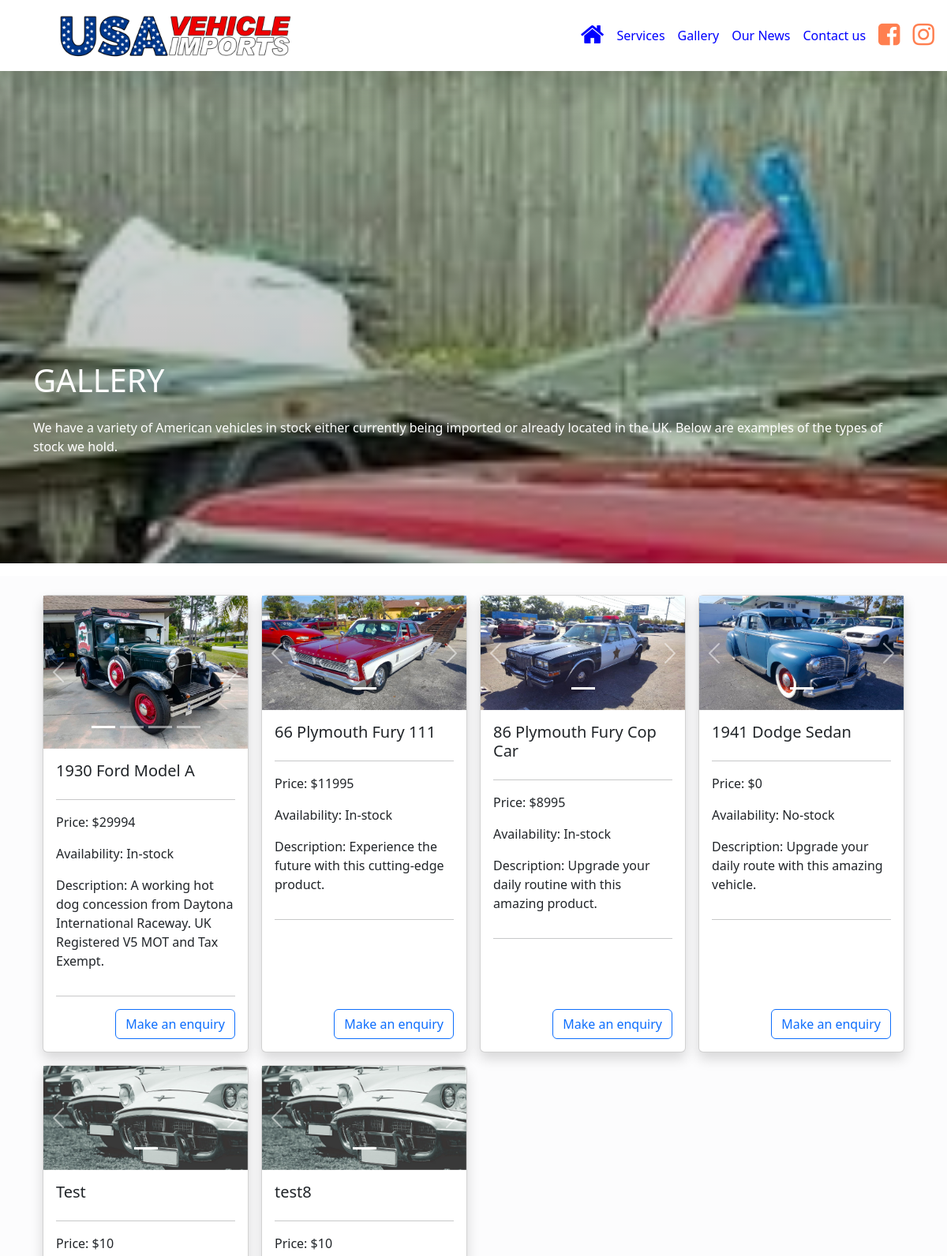
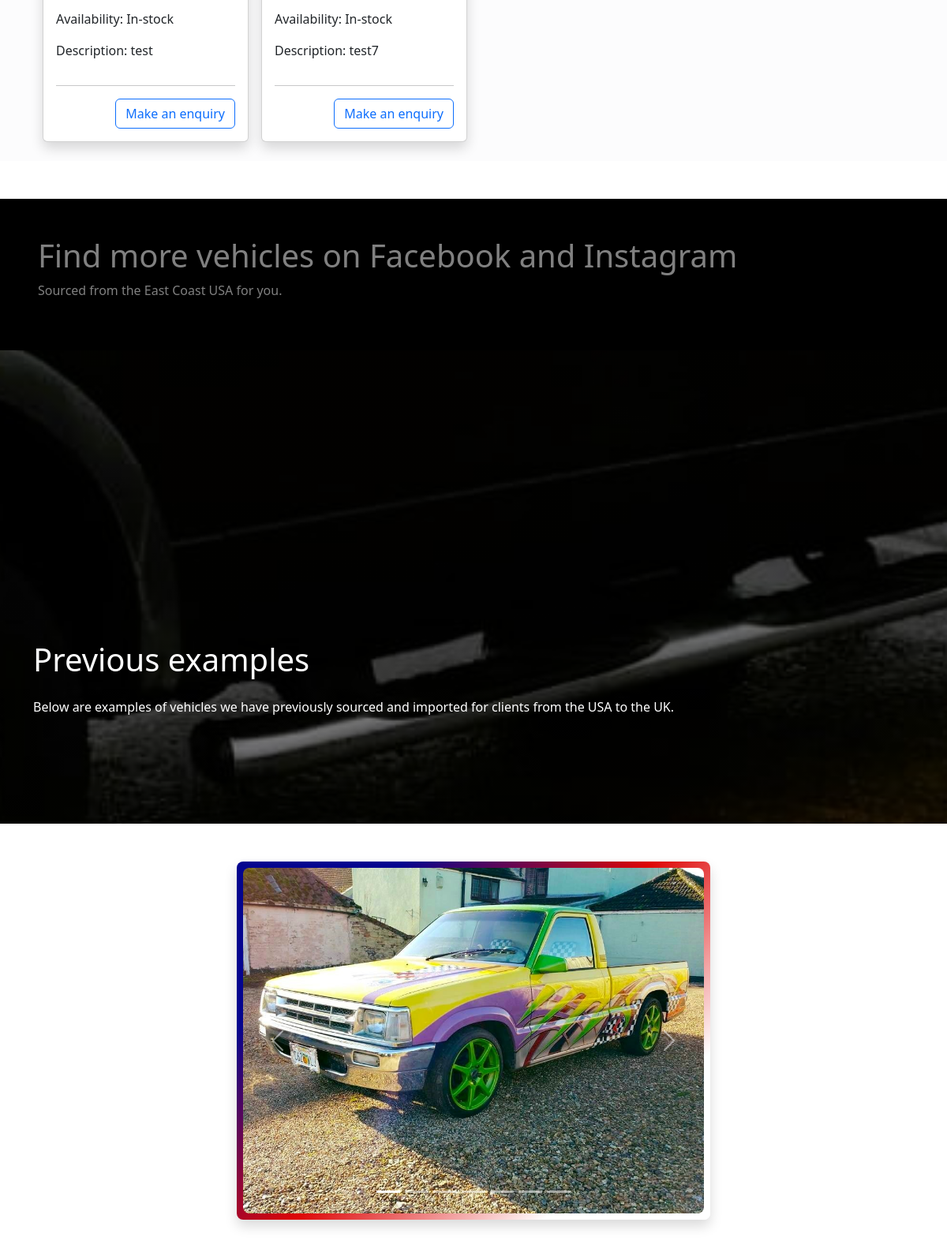
Page /Gallery/ (upper part) on the committed database (2 pictures, top to bottom).
### frontapp/models.py (models this page shows, shortened)
class BusinessDetails(models.Model):
    business_name = models.CharField(max_length=100, blank=True)
    address_1stline = models.CharField(max_length=100, blank=True)
    address_2ndline = models.CharField(max_length=100, blank=True)
    address_town = models.CharField(max_length=100, blank=True)
    address_county = models.CharField(max_length=100, blank=True)
    address_postcode = models.CharField(max_length=20, blank=True)
    contact_phone = models.CharField(max_length=20, blank=True)
    contact_mobile = models.CharField(max_length=20, blank=True)
    contact_email = models.EmailField(max_length=100, blank=True)
    contact_name = models.CharField(max_length=100, blank=True)
    facebook = models.URLField(max_length=200, blank=True)
    instagram = models.URLField(max_length=200, blank=True)
    twitter = models.URLField(max_length=200, blank=True)
    linkedIn = models.URLField(max_length=200, blank=True)
    google_map_link = models.CharField(max_length=300,blank=True)
    business_logo =  models.ImageField(upload_to='images/other/', null=True)
    def  image_tag(self):
        return mark_safe('<img src="/../../media/%s" width="150" height="50" />' % (self.business_logo))
    image_tag.allow_tags = True
    class  Meta:
        verbose_name_plural  =  "Business Details"

class Images(models.Model):
    images = models.ImageField(
        default=default_image, upload_to='images/inventory/', height_field=0,
        width_field=0)
    filename = models.CharField(
        max_length=100, null=True, blank=True, default='default.jpg')
    vehicleFk = models.ForeignKey(
        Vehicle, related_name='vehicle_fk', on_delete=models.CASCADE, default=None)
    class  Meta:
        verbose_name_plural  =  "Images"

class Vehicle(models.Model):
    AVAIL_CHOICES = [('In-stock', 'Available'), ('No-stock', 'Sold')]
    TYPE_CHOICES = [('Car', 'Car'), ('Bike', 'Bike'), ('SUV', 'SUV'), ('Trailer', 'Trailer'),
                    ('Classic', 'Classic'), ('Other', 'Other')]
    name = models.CharField(max_length=100)
    type = models.CharField(max_length=50, choices=TYPE_CHOICES)
    availability = models.CharField(
        max_length=50, choices=AVAIL_CHOICES)
    price = models.PositiveIntegerField(
        default=0)
    description = models.CharField(max_length=500, blank=True)
    video = models.FileField(upload_to='video',
                             validators=[FileExtensionValidator(
                                 allowed_extensions=['', 'MOV', 'avi', 'gif', 'mp4', 'webm', 'mkv'])], null=True, blank=True)
    date_uploaded = models.DateField(default=date.today, null=True)
    class  Meta:
            verbose_name_plural  =  "Vehicles"

### frontapp/views.py (the view)
# urls.py: path('Gallery/', views.Gallery.as_view(), name="Gallery"),
class Gallery(ListView):
    model = Images
    context_object_name = "context"
    template_name = "Gallery.html"
    def get_context_data(self, **kwargs):
        context = super(Gallery, self).get_context_data(**kwargs)
        context['vehicle_images'] = Images.objects.all()
        context['vehicle'] = Vehicle.objects.all()
        return context

### frontapp/custom_context_processors.py (called while the page is built, shortened)
def get_business_data(request):
    data = BusinessDetails.objects.all()
    return {'data': data}

def get_form_data(request):
    if request.method == "GET":
        form = ContactForm()
    else:
        form = ContactForm()
    context = {'form': form}
    return ( context)

### frontapp/templates/Gallery.html (shortened to what this page needs)
{% extends "Base.html" %}{% block title %}Gallery Page{% endblock title %}
  {% block content %} {% load static %}
<div class="image-parallax fade-in">
  <div class="container">
    <div class="header-content">
      <h1 class="mt-5 mb-4">GALLERY</h1>
      <p>
        We have a variety of American vehicles in stock either currently being
        imported or already located in the UK. Below are examples of the types
        of stock we hold.
      </p>
    </div>
  </div>
</div>
{% include 'includes/inventoryCarousel.html' %}
<div class="container-fluid bg-black m-0 p-5 text-white-50">
  <h1>Find more vehicles on Facebook and Instagram</h1>
  <p>Sourced from the East Coast USA for you.</p>
</div>
<div class="image-parallax-other">
  <div class="container">
    <div class="header-content">
      <h1 class="mt-5 mb-4">Previous examples</h1>
      <p>
        Below are examples of vehicles we have previously sourced and imported
        for clients from the USA to the UK.
      </p>
    </div>
  </div>
</div>
<div class="container-fluid mb-5 mt-5">
  <div class="container rounded-3">
    <div
      class="container-fluid p-2 carousel-background rounded-3 shadow"
      style="max-width: 600px"
    >
      <div
        id="carouselCaptions"
        class="carousel slide rounded-3"
        data-bs-ride="carousel"
      >
        <div class="carousel-indicators">
          <button
            type="button"
            data-bs-target="#carouselCaptions"
            data-bs-slide-to="0"
            class="active"
            aria-current="true"
            aria-label="Slide 1"
          ></button>
          <button
            type="button"
            data-bs-target="#carouselCaptions"
            data-bs-slide-to="1"
            aria-label="Slide 2"
          ></button>
          <button
            type="button"
            data-bs-target="#carouselCaptions"
            data-bs-slide-to="2"
            aria-label="Slide 3"
          ></button>
          <button
            type="button"
            data-bs-target="#carouselCaptions"
            data-bs-slide-to="3"
            aria-label="Slide 4"
          ></button>
          <button
            type="button"
            data-bs-target="#carouselCaptions"
            data-bs-slide-to="4"
            aria-label="Slide 5"
          ></button>
          <button
            type="button"
            data-bs-target="#carouselCaptions"
            data-bs-slide-to="5"
            aria-label="Slide 6"
          ></button>
          <button
            type="button"
            data-bs-target="#carouselCaptions"
            data-bs-slide-to="6"
            aria-label="Slide 7"
          ></button>
        </div>
        <div class="carousel-inner rounded-3">
          <div class="carousel-item active">
            <img
              src="{% static '/images/gallery/gallery-1.jpg' %}"
              class="d-block w-100"
              alt="..."
            />
          </div>
        </div>
        <button
          class="carousel-control-prev"
          type="button"
          data-bs-target="#carouselCaptions"
          data-bs-slide="prev"
        >
          <span class="carousel-control-prev-icon" aria-hidden="true"></span>
        </button>
        <button
          class="carousel-control-next"
          type="button"
          data-bs-target="#carouselCaptions"
          data-bs-slide="next"
        >
          <span class="carousel-control-next-icon" aria-hidden="true"></span>
        </button>
      </div>
    </div>
  </div>
</div>
{% endblock %}

### frontapp/templates/includes/nav.html (shortened to what this page needs)
{% load static %} {% for data in data %}
<nav
  class="navbar navbar-expand-lg sticky-top p-2 bg-white shadow-lg"
  method="GET"
>
  <div class="container-md w-50 p-0">
    <a class="navbar-brand m-0" href="/">
      <img
        class="img-fluid"
        src="{{ data.business_logo.url }}"
        width="300"
        alt="USA Vehicle Imports logo"
      />
    </a>
  </div>
  <div class="d-flex align-items-center">
    <div class="navbar-collapse collapse" id="navbarNav">
      <ul class="nav navbar-nav align-items-center">
        <li>
          <a class="nav-item nav-link" href="{% url 'frontapp:Home' %}"
            ><i class="fa fa-home fa-2x"></i>
          </a>
        </li>
        <li>
          <a class="nav-item nav-link" href="{% url 'frontapp:Services' %}"
            >Services</a
          >
        </li>
        <li>
          <a class="nav-item nav-link" href="{% url 'frontapp:Gallery' %}"
            >Gallery</a
          >
        </li>
        <li>
          <a class="nav-item nav-link" href="{% url 'frontapp:News' %}"
            >Our News</a
          >
        </li>
        <li>
          <a class="nav-item nav-link" href="#contactUs">Contact us</a>
        </li>
        <li>
          <a
            class="nav-item nav-link"
            target="_blank"
            style="color: coral"
            title="Facebook"
            href="{{ data.facebook }}"
          >
            <i class="fa fa-facebook-square fa-2x"></i
          ></a>
        </li>
        <li>
          <a
            class="nav-item nav-link"
            target="_blank"
            style="color: coral"
            title="Instagram"
            href="{{ data.instagram }}"
          >
            <i class="fa fa-instagram fa-2x"></i
          ></a>
        </li>
      </ul>
    </div>
    {% endfor %}
  </div>
</nav>

### frontapp/templates/includes/inventoryCarousel.html (shortened to what this page needs)
{% load static %}
<div class="container-fluid bg-light-subtle mb-5 mt-3" method="GET">
  <div class="container p-4">
    <div class="row row-cols-1 row-cols-md-2 row-cols-lg-3 row-cols-xl-4 g-3">
      {% for item in vehicle %}
      <div class="col">
        <div class="card shadow h-100 rounded-2 rounded-border-bottom">
          <div
            id="carousel-{{ item.id }}"
            class="carousel slide"
            data-bs-interval="false"
          >
            <ol class="carousel-indicators">
              {% for image in item.vehicle_fk.all %}
              <a
                data-bs-target="#carousel-{{ item.id }}"
                data-bs-slide-to="{{ forloop.counter0 }}"
                class="{% if forloop.first %}active{% endif %}"
                aria-current="{% if forloop.first %}true{% else %}false{% endif %}"
                aria-label="Slide {{ forloop.counter }}"
              ></a>
              {% endfor %}
            </ol>
            <div class="carousel-inner">
              {% for image in item.vehicle_fk.all %}
              <div
                class="carousel-item {% if forloop.first %}active{% endif %}"
              >
                <img
                  src="{{ image.images.url }}"
                  class="d-block w-100"
                  alt="Vehicle Image"
                />
              </div>
              {% endfor %}
            </div>
            <a
              class="carousel-control-prev"
              href="#carousel-{{ item.id }}"
              role="button"
              data-bs-slide="prev"
            >
              <span
                class="carousel-control-prev-icon"
                aria-hidden="true"
              ></span>
            </a>
            <a
              class="carousel-control-next"
              href="#carousel-{{ item.id }}"
              role="button"
              data-bs-slide="next"
            >
              <span
                class="carousel-control-next-icon"
                aria-hidden="true"
              ></span>
            </a>
          </div>
          <div class="card-body d-flex flex-column">
            <h5 class="card-title">{{ item.name }}</h5>
            <hr />
            <p class="card-text">Price: ${{ item.price }}</p>
            <p class="card-text">Availability: {{ item.availability }}</p>
            <p class="card-text">Description: {{ item.description }}</p>
            <hr />
            <button
              class="btn btn-outline-primary align-self-end mt-auto"
              data-bs-toggle="modal"
              data-bs-target="#createEnquiryForm-{{ item.pk }}"
              aria-expanded="false"
              aria-controls="createEnquiryForm"
            >
              Make an enquiry
            </button>
          </div>
        </div>
      </div>
      {% endfor %}
    </div>
  </div>
</div>

### static/css/style.css (style rules this page uses)
.fade-in { animation-name: fade-in-slow; animation-duration: 1s; animation-timing-function: ease-in-out; }
.header-content { padding: 320px 0 120px 0; color: white; }
.navbar-collapse ul li a { color: blue; }
.carousel-background { background: linear-gradient( 135deg, rgb(5, 5, 143)20%, rgb(222, 6, 6)50%, rgb(255,255,255)80% ); }
.image-parallax { background: #000; background: linear-gradient( rgb(0,0,0,0.1), rgb(0,0,0,1) ), url('../images/gallery/gallery-4.jpg'); background-attachment: fixed; background-position: center; background-repeat: no-repeat; background-size: cover; }
.image-parallax-other { background: #000; background: linear-gradient( rgb(0,0,0,0.1), rgb(0,0,0,0.7) ), url('../images/gallery/gallery-6.jpg'); background-attachment: fixed; background-position: center; background-repeat: no-repeat; background-size: cover; }

### rows in the picture
BusinessDetails: business_logo (picture)
Vehicle: name "1930 Ford Model A", price "29994", availability "In-stock", description "A working hot dog concession from Daytona International Raceway. UK Registered V5 MOT and Tax Exempt."
Images: images (picture)
Vehicle: name "66 Plymouth Fury 111", price "11995", availability "In-stock", description "Experience the future with this cutting-edge product."
Images: images (picture)
Vehicle: name "86 Plymouth Fury Cop Car", price "8995", availability "In-stock", description "Upgrade your daily routine with this amazing product."
Images: images (picture)
Vehicle: name "1941 Dodge Sedan", price "0", availability "No-stock", description "Upgrade your daily route with this amazing vehicle."
Images: images (picture)
Vehicle: name "Test", price "10", availability "In-stock", description "test"
Images: images (placeholder picture)
Vehicle: name "test8", price "10", availability "In-stock", description "test7"
Images: images (placeholder picture)
